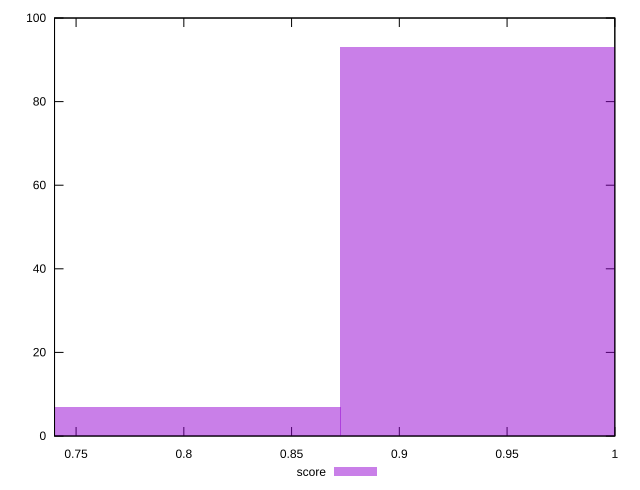

The script that saved this image:
reset

$score <<EOF
0.7933646824731566 7
0.9520376189677879 93
EOF

set key outside below
set boxwidth 0.15867293649463132
set xrange [0.74:1]
set yrange [0:100]
set trange [0:100]
set style fill transparent solid 0.5 noborder
set terminal svg size 640, 490 enhanced background rgb 'white'
set output "report_00017_2021-02-10T15-08-03.406Z/uses-http2/samples/pages+cached/score/histogram.svg"

plot $score title "score" with boxes

reset
